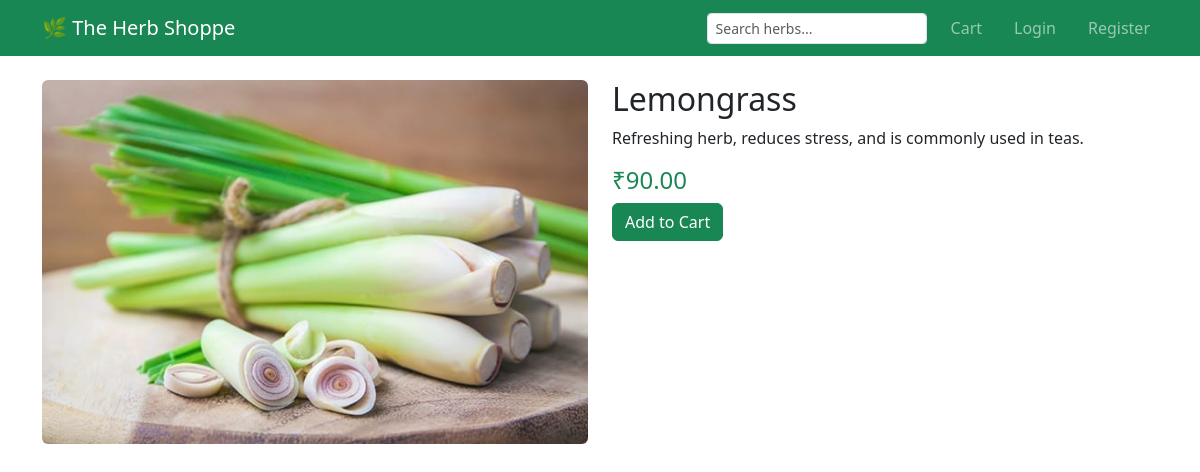
The page /lemongrass/ on the database its author committed.
### products/models.py (models this page shows, shortened)
class Product(models.Model):
    category = models.ForeignKey(
        Category,
        on_delete=models.CASCADE,
        related_name='products'
    )
    name = models.CharField(max_length=200)
    slug = models.SlugField(max_length=220, unique=True)
    description = models.TextField()
    price = models.DecimalField(max_digits=8, decimal_places=2)
    stock = models.PositiveIntegerField()
    image = models.ImageField(upload_to='products/')
    is_available = models.BooleanField(default=True)
    is_trending = models.BooleanField(default=False)
    is_featured = models.BooleanField(default=False)
    created_at = models.DateTimeField(auto_now_add=True)
    updated_at = models.DateTimeField(auto_now=True)
    class Meta:
        ordering = ['-created_at']

### products/views.py (the view)
# urls.py: path('<slug:slug>/', views.product_detail, name='product_detail'),
def product_detail(request, slug):
    product = get_object_or_404(Product, slug=slug, is_available=True)
    return render(request, 'products/product_detail.html', {'product': product})

### templates/products/product_detail.html
{% extends 'base.html' %}
{% block content %}
<div class="row">
  <div class="col-md-6">
    <img src="{{ product.image.url }}" class="img-fluid rounded">
  </div>
  <div class="col-md-6">
    <h2>{{ product.name }}</h2>
    <p>{{ product.description }}</p>
    <h4 class="text-success">₹{{ product.price }}</h4>
    <a href="{% url 'cart:add' product.id %}" class="btn btn-success">
      Add to Cart
    </a>
  </div>
</div>
{% endblock %}

### rows shown on the page
Product: image (picture), name "Lemongrass", description "Refreshing herb, reduces stress, and is commonly used in teas.", price "90.00"
